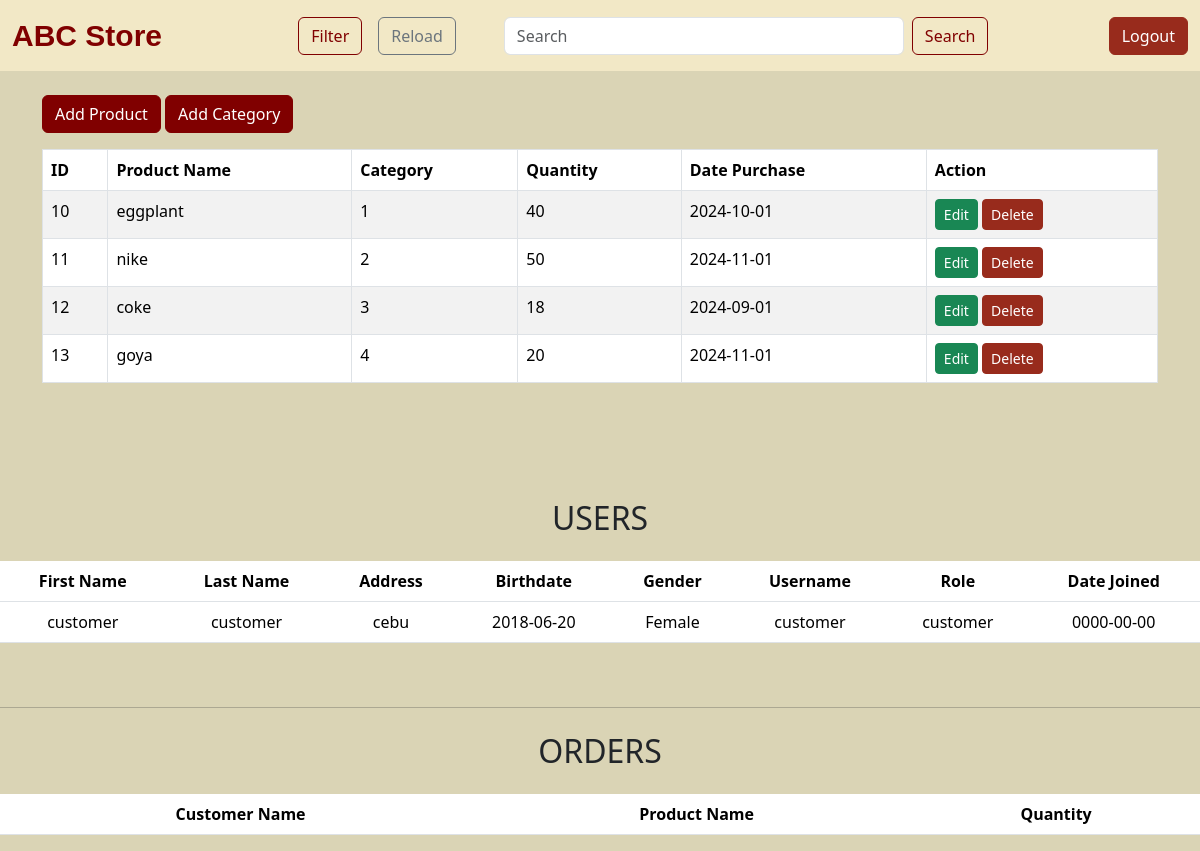
The app's page /negro3b/home.php (signed in), older data.
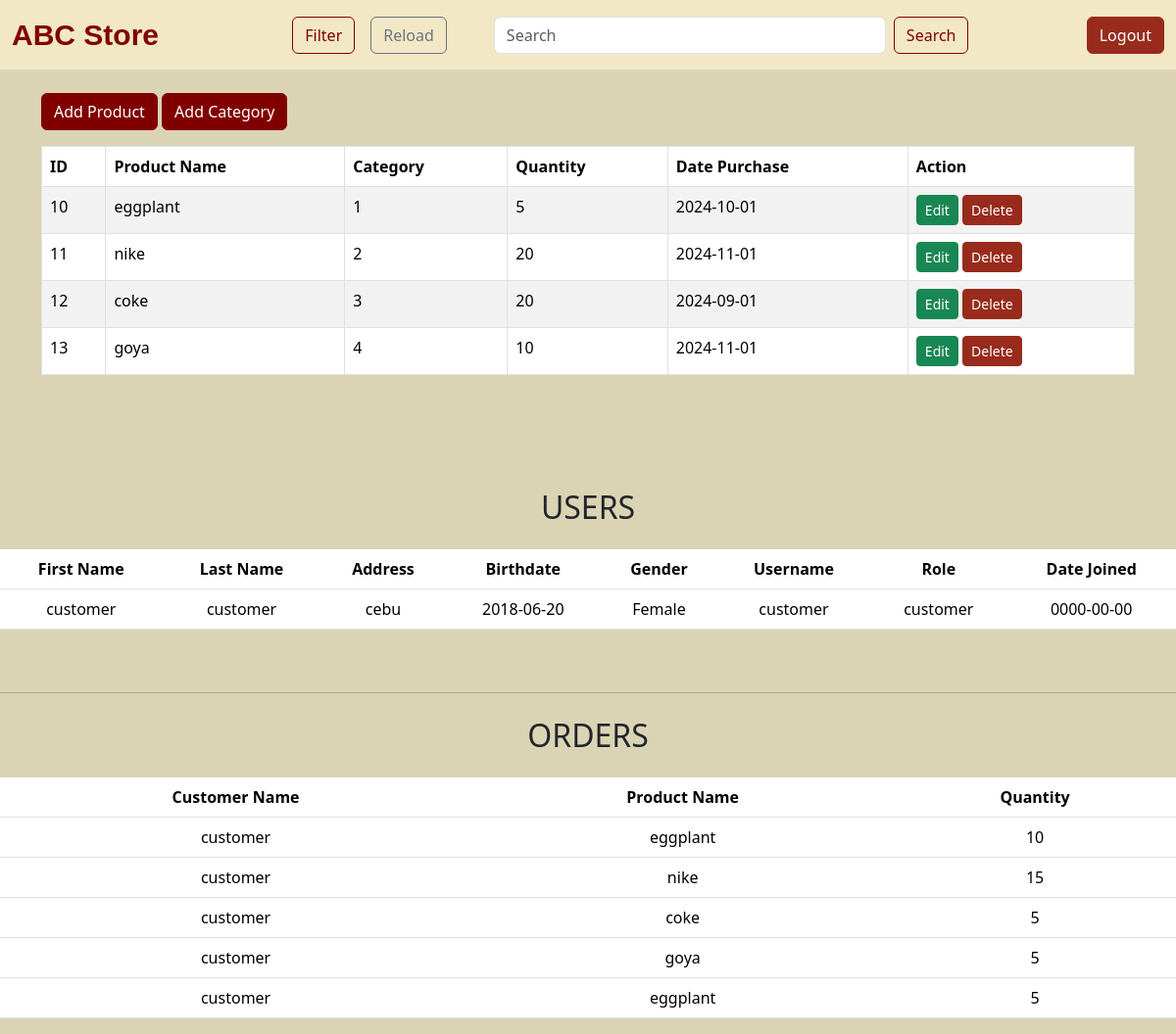
The same page, newer data.
### tables this page shows
CREATE TABLE `product_table` (
  `id` int(11) NOT NULL,
  `Product_Name` varchar(45) NOT NULL,
  `Category` int(45) NOT NULL,
  `Quantity` int(11) NOT NULL,
  `Date_Purchase` date NOT NULL
);

CREATE TABLE `users` (
  `id` int(11) NOT NULL,
  `first_name` varchar(100) NOT NULL,
  `last_name` varchar(100) NOT NULL,
  `address` varchar(100) NOT NULL,
  `birthdate` date NOT NULL,
  `gender` varchar(100) NOT NULL,
  `username` varchar(100) NOT NULL,
  `password` varchar(100) NOT NULL,
  `role` varchar(100) NOT NULL,
  `date_created` date NOT NULL
);

CREATE TABLE `orders` (
  `order_id` int(11) NOT NULL,
  `user_id` int(11) NOT NULL,
  `product_id` int(11) NOT NULL,
  `quantity` int(11) DEFAULT NULL
);

### negro3b/home.php (the view, shortened to what this page needs)
<?php
$newconnection = new Connection();
$pdo = $newconnection->openConnection();
$userQuery = "SELECT * FROM users WHERE role = 'customer'";
$userStmt = $pdo->prepare($userQuery);
$userStmt->execute();
$users = $userStmt->fetchAll(PDO::FETCH_OBJ);
$Orderquery = "SELECT orders.order_id, users.first_name AS customer_name, product_table.Product_Name AS prod_name, orders.quantity
               FROM orders
               JOIN users ON orders.user_id = users.id
               JOIN product_table ON orders.product_id = product_table.id";
$Orderstmt = $pdo->prepare($Orderquery);
$Orderstmt->execute();
$orders = $Orderstmt->fetchAll(PDO::FETCH_OBJ);
$query = "SELECT * FROM product_table";
$params = [];
$stmt = $pdo->prepare($query);
$stmt->execute($params);
$result = $stmt->fetchAll(PDO::FETCH_OBJ);
?>
<!DOCTYPE html>
<html lang="en">
<head>
    <link href="https://cdn.jsdelivr.net/npm/bootstrap@5.3.2/dist/css/bootstrap.min.css" rel="stylesheet">
</head>
<body>
    <nav class="navbar">
        <div class="container-fluid">
            <a class="navbar-brand">ABC Store</a>
            <form class="d-flex" action="" method="POST" role="search">
                <button type="button" class="btn btn-outline-success me-3" data-bs-toggle="modal" data-bs-target="#filterModal">Filter</button>
                <a href="home.php" class="btn btn-outline-secondary me-5">Reload</a>
                <input class="form-control me-2" type="search" name="search_term" placeholder="Search" aria-label="Search" style="width: 400px;">
                <button class="btn btn-outline-success" type="submit" name="search">Search</button>
            </form>
            <a href="logout.php" class="btn btn-danger">Logout</a>
        </div>
    </nav>
    <div class="container mt-4">
        <button type="button" class="btn btn-primary" data-bs-toggle="modal" data-bs-target="#addProductModal">Add Product</button>
        <button type="button" class="btn btn-primary me-2" data-bs-toggle="modal" data-bs-target="#addCategoryModal">Add Category</button>
        <table class="table table-hover table-bordered table-striped mt-3">
            <thead>
                <tr>
                    <th>ID</th>
                    <th>Product Name</th>
                    <th>Category</th>
                    <th>Quantity</th>
                    <th>Date Purchase</th>
                    <th>Action</th>
                </tr>
            </thead>
            <tbody>
                <?php foreach ($result as $row): ?>
                    <tr data-id="<?= $row->id; ?>">
                        <td><?= $row->id; ?></td>
                        <td><?= $row->Product_Name; ?></td>
                        <td><?= $row->Category; ?></td>
                        <td><?= $row->Quantity; ?></td>
                        <td><?= $row->Date_Purchase; ?></td>
                        <td>
                            <form action="" method="POST" class="d-inline">
                                <button type="button" class="btn btn-success btn-sm" data-bs-toggle="modal" data-bs-target="#editProductModal" onclick="populateEditModal(<?= $row->id; ?>)">Edit</button>
                                <button type="submit" name="delete_product" class="btn btn-danger btn-sm">Delete</button>
                            </form>
                        </td>
                    </tr>
                <?php endforeach; ?>
            </tbody>
        </table>
    </div>
    <div class="mt-4 text-center">
        <h2>USERS</h2>
    </div>
    <div class="table-responsive mt-4">
        <table class="table table-hover">
            <thead>
                <tr class="text-center">
                    <th>First Name</th>
                    <th>Last Name</th>
                    <th>Address</th>
                    <th>Birthdate</th>
                    <th>Gender</th>
                    <th>Username</th>
                    <th>Role</th>
                    <th>Date Joined</th>
                </tr>
            </thead>
            <tbody>
                <?php foreach ($users as $user): ?>
                    <tr class="text-center">
                        <td><?php echo $user->first_name; ?></td>
                        <td><?php echo $user->last_name; ?></td>
                        <td><?php echo $user->address; ?></td>
                        <td><?php echo $user->birthdate; ?></td>
                        <td><?php echo $user->gender; ?></td>
                        <td><?php echo $user->username; ?></td>
                        <td><?php echo $user->role; ?></td>
                        <td><?php echo $user->date_created; ?></td>
                    </tr>
                <?php endforeach; ?>
            </tbody>
        </table>
    </div>
    <br>
    <hr class="my-4">
    <div class="mt-4 text-center">
        <h2>ORDERS</h2>
    </div>
    <div class="table-responsive mt-4 text-center">
        <table class="table table-hover">
            <thead>
                <tr>
                    <th>Customer Name</th>
                    <th>Product Name</th>
                    <th>Quantity</th>
                </tr>
            </thead>
            <tbody>
                <?php foreach ($orders as $order): ?>
                    <tr>
                        <td><?php echo $order->customer_name; ?></td>
                        <td><?php echo $order->prod_name; ?></td>
                        <td><?php echo $order->quantity; ?></td>
                    </tr>
                <?php endforeach; ?>
            </tbody>
        </table>
    </div>
</body>
</html>

### negro3b/style.php (style rules this page uses)
body { background-color: #DAD4B5; }
.navbar { background-color: #F2E8C6; }
.navbar-brand { color: #800000; font-family: 'Arial', sans-serif; font-weight: bold; font-size: 30px; }
.btn-primary { background-color: #800000; border-color: #800000; }
.btn-outline-success { color: #800000; border-color: #800000; }
.btn-danger { background-color: #982B1C; border-color: #982B1C; }
.table thead { background-color: #800000; color: white; }
.table tbody tr { background-color: #982B1C; color: white; }
.container { padding-bottom: 2cm; }

Row changes from the older to the newer data that the page shows:
changed product_table "eggplant": Quantity "40" → "5"
changed product_table "nike": Quantity "50" → "20"
changed product_table "coke": Quantity "18" → "20"
changed product_table "goya": Quantity "20" → "10"
added orders: user.first_name "customer", product_table.Product_Name "eggplant", quantity "10"
added orders: user.first_name "customer", product_table.Product_Name "nike", quantity "15"
added orders: user.first_name "customer", product_table.Product_Name "coke", quantity "5"
added orders: user.first_name "customer", product_table.Product_Name "goya", quantity "5"
added orders: user.first_name "customer", product_table.Product_Name "eggplant", quantity "5"
